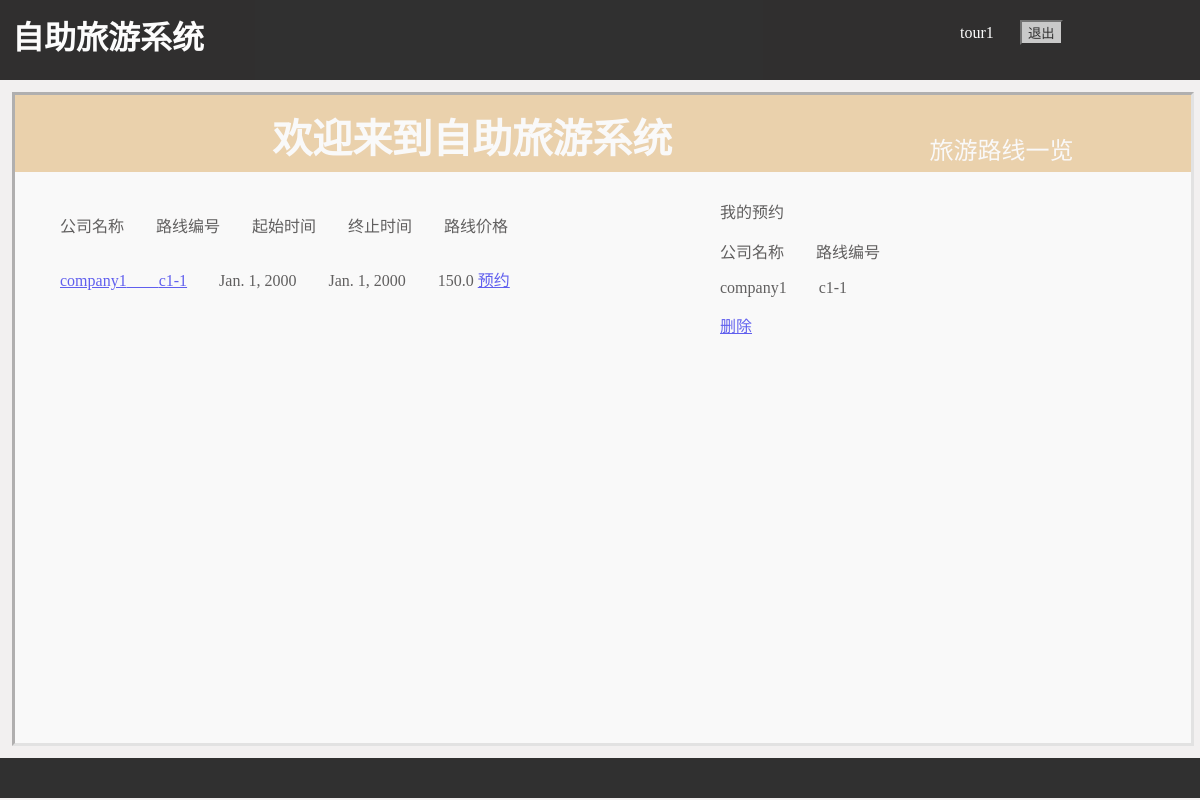
/tourist/route (signed in), run on the app's committed database.
### model/models.py (models this page shows, shortened)
class UserInfo(AbstractUser):
    is_tourist = models.BooleanField(default=False)
    is_company = models.BooleanField(default=False)
    is_adminis = models.BooleanField(default=False)
    realname = models.CharField(max_length=50, null=True)
    tel = models.CharField(max_length=11, null=True)
    class Meta(AbstractUser.Meta):
        pass

class Route(models.Model):
    company_name = models.CharField(max_length=150)
    route_num = models.CharField(max_length=20)
    stand_num = models.IntegerField(default=0)
    stand_1_name = models.CharField(max_length=100, null=True)
    date_1 = models.DateField(null=True)
    stand_2_name = models.CharField(max_length=100, null=True)
    date_2 = models.DateField(null=True)
    stand_3_name = models.CharField(max_length=100, null=True)
    date_3 = models.DateField(null=True)
    stand_4_name = models.CharField(max_length=100, null=True)
    date_4 = models.DateField(null=True)
    person_num = models.IntegerField(default=0)
    price = models.FloatField(default=0.0)
    end = models.DateField(null=True)

class RouteAppointment(models.Model):
    company_name = models.CharField(max_length=150)
    route_num = models.CharField(max_length=20)
    tourist_name = models.CharField(max_length=150)

### model/views.py (the view)
# urls.py: url(r'^tourist/route$', views.route2, name='tourist_route'),
def route2(request):
    route_list = Route.objects.all()
    tourist_name = request.user.username
    ra_list = RouteAppointment.objects.filter(tourist_name=tourist_name)
    return render(request, 'route_tourist.html',{'route_list': route_list, 'ra_list': ra_list})

### templates/route_tourist.html (shortened to what this page needs)
<!DOCTYPE html>
<html>
	<head>
		{% load staticfiles %}
		<link rel="stylesheet" href="{% static 'css/route_tourist.css' %}" type="text/css" />
	</head>
	<body>
		<div class = "topmoudle">
			<h1 class=p1>自助旅游系统</h1>
			{% if user.is_authenticated %}
			<form action="/logout" method="get">
				<p class=username>{{ user.username }}</p>
				<button class=p3 type="submit" style="background-color: #C0C0C0; color: #000000;">退出</button>
			</form>
			{% endif %}
		</div>
		<div class = "middlemoudle">
			<div class="rectangle1">
				欢迎来到自助旅游系统
				<p class=p6>旅游路线一览</p>
			</div>
			<div style="position:absolute; left: 5%;">
				<p style="margin-top:30px;">公司名称&emsp;&emsp;路线编号&emsp;&emsp;起始时间&emsp;&emsp;终止时间&emsp;&emsp;路线价格</p>
				{% for route in route_list %}
					<p style="margin-top:30px;">
						<a href="{% url 'route_detail_tourist' id=route.id %}">{{ route.company_name }}&emsp;&emsp;{{ route.route_num }}</a>&emsp;&emsp;{{ route.date_1 }}&emsp;&emsp;{{ route.end }}&emsp;&emsp;{{ route.price }}
						<a href="{% url 'make_appointment' id=route.id %}">预约</a>
					</p>
				{% endfor %}
			</div>
			<div style="position:absolute; left: 60%;">
				<p>我的预约</p>
				<p>公司名称&emsp;&emsp;路线编号&emsp;&emsp;</p>
				{% for ra in ra_list %}
					<p>{{ ra.company_name }}&emsp;&emsp;{{ ra.route_num }}</p>
					<a href="{% url 'delete_appointment' id=ra.id %}">删除</a>
				{% endfor %}
			</div>
		</div>
		<div class = "buttommoudle"> </div>
	</body>
</html>

### static/css/route_tourist.css (style rules this page uses)
html { height:100%; }
body { margin: 0; height: 100%; background-color:#F2F0F0; }
.topmoudle { margin:0; width:100%; height:10%; background-color: black; opacity:0.8; }
.middlemoudle { margin: 1% 1% 1% 1%; padding:0; height:81%; width:98%; background-color: #fff; border-style:inset; border-color:#D9D9D9; opacity:0.6; }
.buttommoudle { margin-up:85%; height:5%; width:100%; background-color: black; opacity:0.8; }
.p1 { margin:0; padding-top:1%; padding-left:1%; color:#fff; font-weight:700; }
.p3 { position:absolute; left: 85%; top: 2.5%; font-weight:300; color:#fff; }
.rectangle1 { margin:0; padding-top:1%; opacity:0.8; background-color:#E0AD61; height: 10%; width: 100%; font-size:250%; font-weight:700; color:white; text-align: center; }
.p6 { font-size:60%; font-weight:300; float:right; margin-right:10%; }
.username { position:absolute; left: 80%; top: 1%; font-weight:300; color:#fff; }

### data on the page
UserInfo: username "tour1"
Route: company_name "company1", route_num "c1-1", date_1 "Jan. 1, 2000", end "Jan. 1, 2000", price "150.0"
RouteAppointment: company_name "company1", route_num "c1-1"
